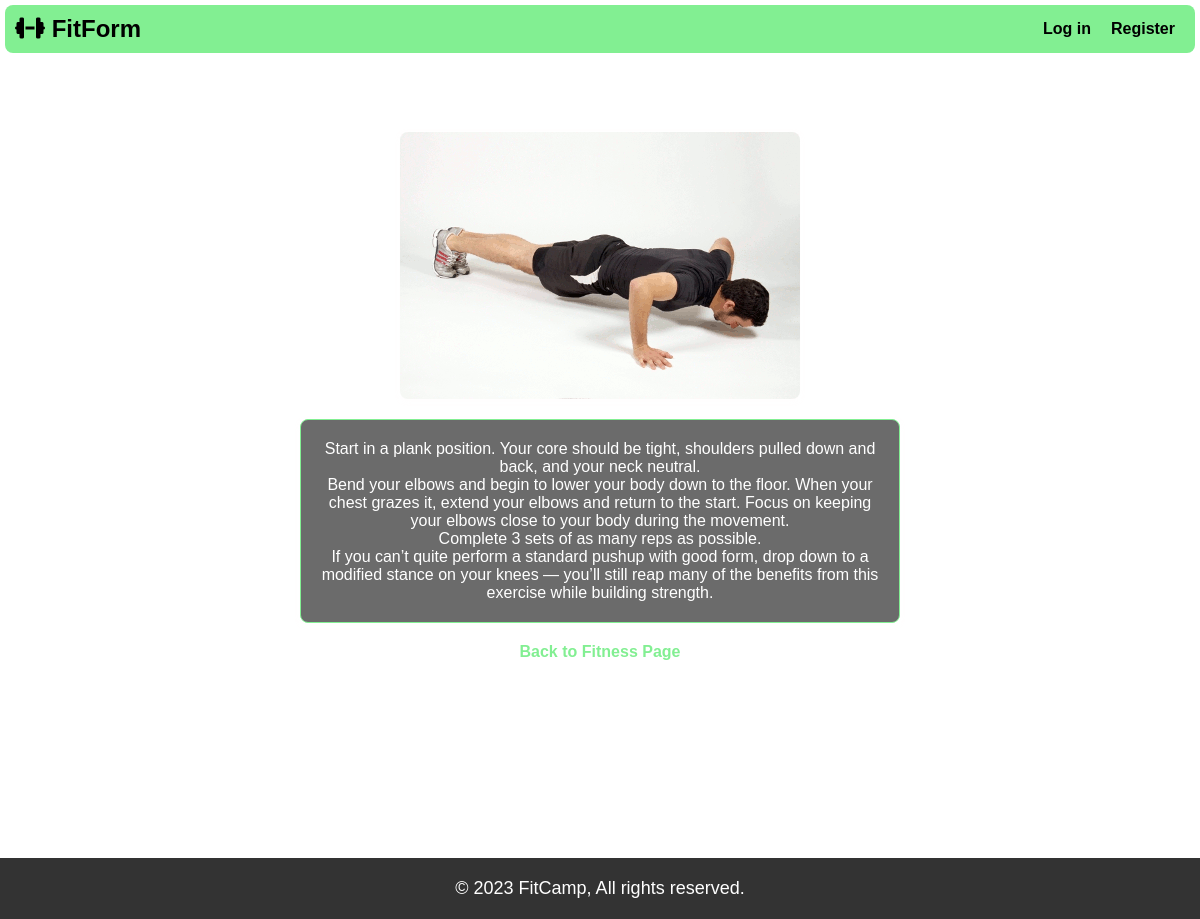
/fitform/fitness/2/, run on the app's committed database.
### fitform/models.py (models this page shows, shortened)
class Fitness(models.Model):
    title=models.CharField(max_length=100)
    image = models.ImageField(upload_to='exercise_images',null=True , blank=True)
    description = models.TextField()

### fitform/views.py (the view)
# urls.py: path('fitness/<int:fitness_id>/', views.fitness_details, name='fitness_details'),
def fitness_details(request, fitness_id):
    fitness_item = get_object_or_404(Fitness, pk=fitness_id)
    return render(request, 'form/fitness_details.html', {'fitness_item': fitness_item})

### fitform/templates/form/fitness_details.html (shortened to what this page needs)
{% extends "form/layoutform.html" %}
{% block body %}
<h1 class="fitness-item-title">{{ fitness_item.title }}</h1>
    <img src="{{ fitness_item.image.url }}" alt="{{ fitness_item.title }}" class="fitness-item-image">
    <div class="fitness-item-description"><p>{{ fitness_item.description|linebreaks|safe  }}</p></div>
    <a href="{% url 'fitness' %}" class="back-link">Back to Fitness Page</a>
<br>
{% endblock %}

### fitform/static/form/styles.css (style rules this page uses)
* { margin: 0; padding: 0; border: 0; box-sizing: border-box; font-family: Arial, sans-serif; }
h1 { font-size: 32px; text-align: center; margin-top: 20px; color: white; font-weight: bold; }
.back-link { display: block; text-align: center; margin-top: 20px; text-decoration: none; font-weight: bold; color: #82EF92; transition: 0.5s ease; }
h1.fitness-item-title { font-size: 30px; text-align: center; margin-top: 20px; color: white; font-weight: bold; }
.fitness-item-image { max-width: 50%; height: auto; display: block; margin: 20px auto; border-radius: 8px; box-shadow: 0 2px 4px rgba(255, 253, 253, 0.5); }
.fitness-item-description { font-size: 16px; border-radius: 8px; padding: 20px; color: white; text-align: center; margin: 0 auto; max-width: 600px; background: rgba(0, 0, 0, 0.581); box-shadow: 0 2px 4px rgba(255, 253, 253, 0.5); border: 1px solid #82EF92; }

### fitform/templates/form/fitness_details.html (style rules this page uses)
body { background-image: url('https://i.pinimg.com/originals/1d/d4/35/1dd435e5abbd7e54ee79e67ce4eeef52.png'); background-size: cover; }

### data on the page
Fitness: image (picture), description "Start in a plank position. Your core should be tight, shoulders pulled down and back, and your neck neutral. Bend your elbows and begin to lower your body down to the floor. When your chest grazes it, extend your elbows and return to the start. Focus on keeping your elbows close to your body during the movement. Complete 3 sets of as many reps as possible. If you can’t quite perform a standard pushup with good form, drop down to a modified stance on your knees — you’ll still reap many of the benefits from this exercise while building strength."
